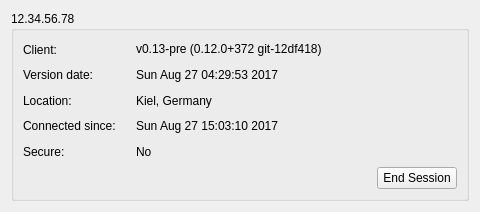
<?xml version="1.0" encoding="UTF-8"?>
<ui version="4.0">
 <class>CoreSessionWidget</class>
 <widget class="QWidget" name="CoreSessionWidget">
  <property name="geometry">
   <rect>
    <x>0</x>
    <y>0</y>
    <width>480</width>
    <height>212</height>
   </rect>
  </property>
  <property name="minimumSize">
   <size>
    <width>480</width>
    <height>0</height>
   </size>
  </property>
  <layout class="QGridLayout" name="sessionLayout">
   <item row="0" column="0">
    <widget class="QGroupBox" name="sessionGroup">
     <property name="sizePolicy">
      <sizepolicy hsizetype="MinimumExpanding" vsizetype="MinimumExpanding">
       <horstretch>0</horstretch>
       <verstretch>0</verstretch>
      </sizepolicy>
     </property>
     <property name="title">
      <string>12.34.56.78</string>
     </property>
     <layout class="QVBoxLayout" name="sessionGroupLayout">
      <item>
       <layout class="QGridLayout" name="contentLayout" columnstretch="1,3">
        <item row="0" column="0">
         <widget class="QLabel" name="labelClientTitle">
          <property name="text">
           <string>Client:</string>
          </property>
         </widget>
        </item>
        <item row="0" column="1">
         <widget class="QLabel" name="labelClient">
          <property name="text">
           <string notr="true">v0.13-pre (0.12.0+372 git-12df418)</string>
          </property>
          <property name="openExternalLinks">
           <bool>true</bool>
          </property>
          <property name="textInteractionFlags">
           <set>Qt::TextBrowserInteraction</set>
          </property>
         </widget>
        </item>
        <item row="1" column="0">
         <widget class="QLabel" name="labelVersionDateTitle">
          <property name="text">
           <string>Version date:</string>
          </property>
         </widget>
        </item>
        <item row="1" column="1">
         <widget class="QLabel" name="labelVersionDate">
          <property name="text">
           <string notr="true">Sun Aug 27 04:29:53 2017</string>
          </property>
         </widget>
        </item>
        <item row="2" column="0">
         <widget class="QLabel" name="labelLocationTitle">
          <property name="text">
           <string>Location:</string>
          </property>
         </widget>
        </item>
        <item row="2" column="1">
         <widget class="QLabel" name="labelLocation">
          <property name="text">
           <string notr="true">Kiel, Germany</string>
          </property>
         </widget>
        </item>
        <item row="3" column="0">
         <widget class="QLabel" name="labelUptimeTitle">
          <property name="text">
           <string>Connected since:</string>
          </property>
         </widget>
        </item>
        <item row="3" column="1">
         <widget class="QLabel" name="labelUptime">
          <property name="text">
           <string notr="true">Sun Aug 27 15:03:10 2017</string>
          </property>
         </widget>
        </item>
        <item row="4" column="0">
         <widget class="QLabel" name="labelSecureTitle">
          <property name="text">
           <string>Secure:</string>
          </property>
         </widget>
        </item>
        <item row="4" column="1">
         <widget class="QLabel" name="labelSecure">
          <property name="text">
           <string notr="true">No</string>
          </property>
         </widget>
        </item>
       </layout>
      </item>
      <item>
       <layout class="QHBoxLayout" name="actionsLayout">
        <item>
         <spacer name="horizontalSpacer">
          <property name="orientation">
           <enum>Qt::Horizontal</enum>
          </property>
          <property name="sizeHint" stdset="0">
           <size>
            <width>40</width>
            <height>0</height>
           </size>
          </property>
         </spacer>
        </item>
        <item>
         <widget class="QPushButton" name="disconnectButton">
          <property name="text">
           <string>End Session</string>
          </property>
         </widget>
        </item>
       </layout>
      </item>
     </layout>
    </widget>
   </item>
  </layout>
 </widget>
 <resources/>
 <connections/>
</ui>
